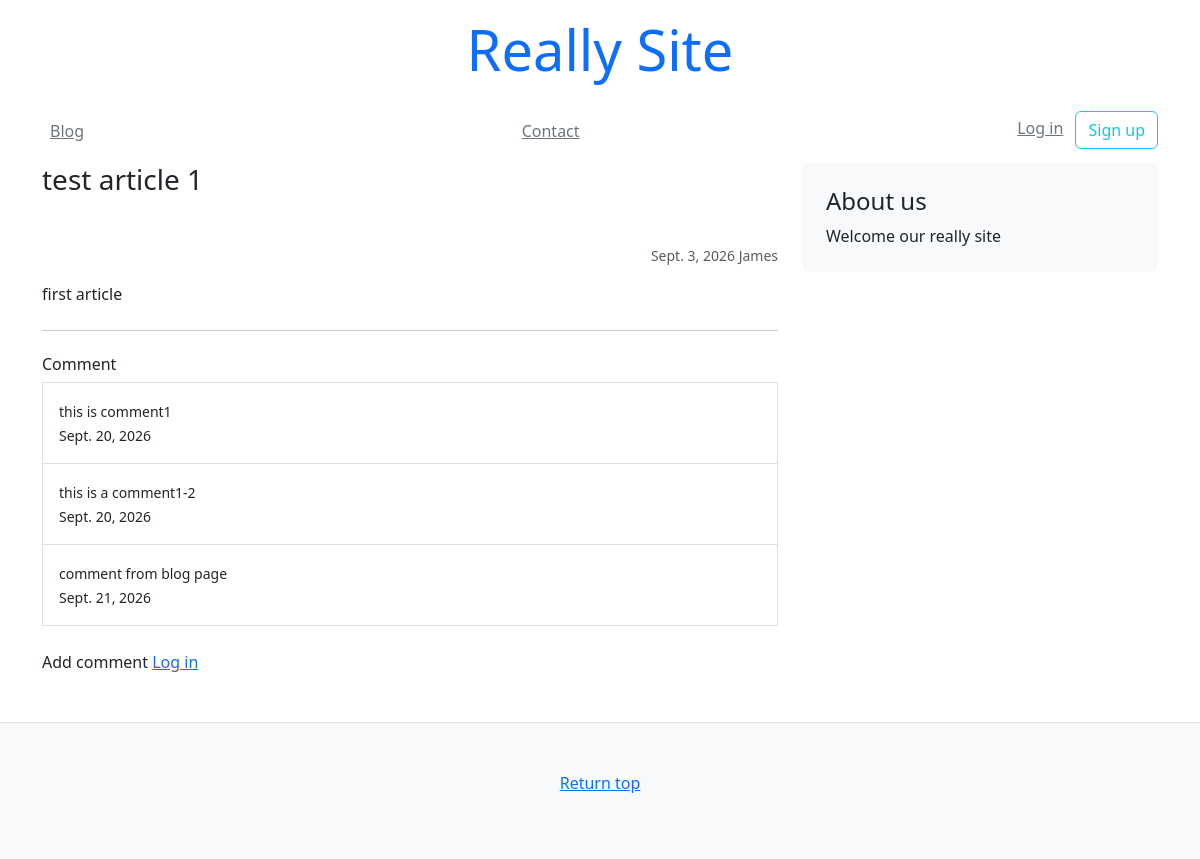
The page /blog/1/ on the database as committed earlier.
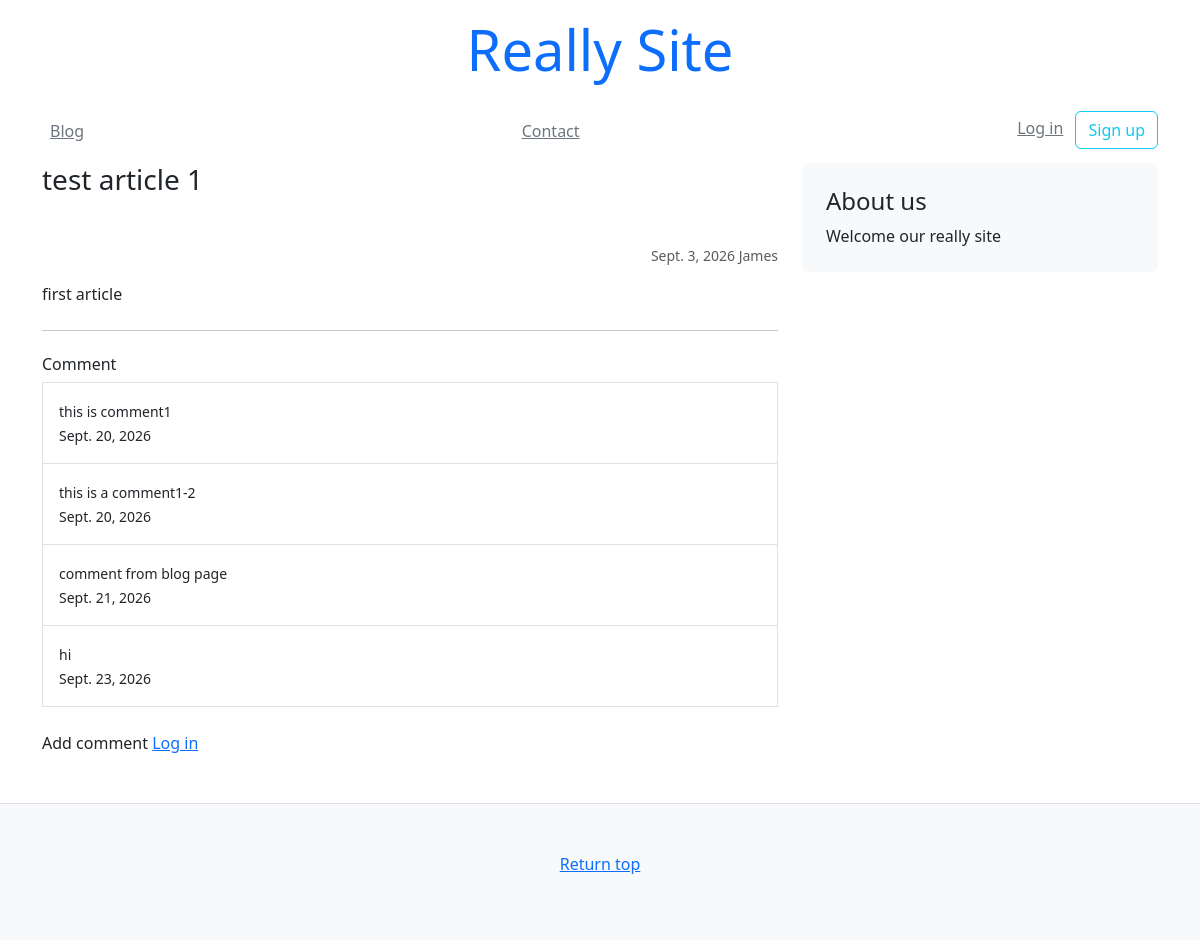
The same page on the database as committed later.
### blog/models.py (models this page shows)
class Article(models.Model):
    title = models.CharField(default="", max_length=63)
    text = models.TextField(default="")
    author = models.CharField(default="", max_length=63)
    created_at = models.DateField(auto_now_add=True)
    updated_at = models.DateField(auto_now=True)

class Comment(models.Model):
    comment = models.TextField(default="", max_length=1000)
    created_at = models.DateField(auto_now_add=True)
    author = models.ForeignKey(get_user_model(), on_delete=models.CASCADE)
    article = models.ForeignKey(Article, on_delete=models.CASCADE)

### blog/views.py (the view, shortened to what this page needs)
# urls.py: path('<slug:pk>/', views.article),
def article(request, pk):
    obj = Article.objects.get(pk=pk)
    comments = Comment.objects.filter(article=obj)
    context = {
        "article": obj,
        "comments": comments
    }
    return render(request, "blog/article.html", context)

### templates/blog/article.html
{% extends 'mysite/base.html' %}
{% block content %}
    <main class="container">
        <div class="row">
            <div class="col-md-8">
                <h3 class="pb-4 mb-4 font-italic">{{ article.title }}</h3>
                <p class="small text-muted text-end">
                    {{ article.created_at }} {{ article.author }}
                </p>
                <p>{{ article.text }}</p>
                <hr class="my-4">
                {% include 'mysite/snippets/comment.html' %}
            </div>
            {% include 'mysite/snippets/sidebar.html' %}
        </div>
    </main>
{% endblock content %}

### templates/mysite/base.html (shortened to what this page needs)
<!DOCTYPE html>
<html lang="en">
    <head>
        {% include 'mysite/snippets/head.html' %}
    </head>
<body>
    {% include 'mysite/snippets/header.html' %}
    {% block content %}
    {% endblock %}
    {% include 'mysite/snippets/footer.html' %}
</body>
</html>

### templates/mysite/snippets/head.html (shortened to what this page needs)
<link href="https://cdn.jsdelivr.net/npm/bootstrap@5.3.8/dist/css/bootstrap.min.css" rel="stylesheet">

### templates/mysite/snippets/header.html (shortened to what this page needs)
<div class="container">
    <header class="py-3">
        <div class="row flex-nowrap justify-content-center align-item-center">
            <div class="col-4 text-center">
                <h1 class="display-4 font-italic"><a href="/" class="text-decoration-none">Really Site</a></h1>
            </div>
        </div>
    </header>
    <div class="py-1 mb-2">
        <nav class="nav d-flex justify-content-between">
            <a class="p-2 link-secondary" href="/blog/">Blog</a>
            <a class="p-2 link-secondary" href="#">Contact</a>
            {% if user.is_authenticated %}
                <form class="form-sigin mx-4" action="/logout/" method="post">
                    {% csrf_token %}
                    <button class="btn btn-outline-info" type="submit">Log out</button>
                </form>
            {% else %}
                <div>
                    <a class="p-2 link-secondary" href="/login">Log in</a>
                    <a class="btn btn-outline-info" href="/logout">Sign up</a>
                </div>
            {% endif %}
        </nav>
    </div>
</div>

### templates/mysite/snippets/comment.html
<div>
    <h3 class="h6">Comment</h3>
    <div class="list-group">
        {% for comment in comments %}
            <a class="list-group-item list-group-item-action p-3 rounded-0" href="">
                <p class="m-0">
                    <small>{{ comment.comment }}</small>
                </p>
                <p class="m-0">
                    <small>{{ comment.created_at }}</small>
                </p>
            </a>
        {% endfor %}
    </div>
    {% if user.is_authenticated %}
        <form method="POST" class="my-4" action="">
            {% csrf_token %}
            <div class="mb-2">
                <label for="">Comment</label>
                <textarea class="rounded-0 bg-light form-control" name="comment" id="" rows="3"></textarea>
            </div>
            <div class="text-end">
                <button class="btn btn-sm btn-outline-success" type="submit">Add comment</button>
            </div>
        </form>
    {% else %}
        <p class="my-4">
            Add comment <a href="/login/">Log in</a>
        </p>
    {% endif %}
</div>

### templates/mysite/snippets/sidebar.html
<aside class="col-md-4">
    <div class="p-4 mb-3 bg-light rounded">
        <h4 class="font-italic">About us</h4>
        <p class="mb-0">Welcome our really site</p>
    </div>
</aside>

### templates/mysite/snippets/footer.html (shortened to what this page needs)
<footer class="border-top py-5 text-center bg-light mt-4">
    <p>
        <a href="/">Return top</a>
    </p>
</footer>

Rows that differ between the two databases and show on the page:
added Comment: comment "hi", created_at "Sept. 23, 2026"
